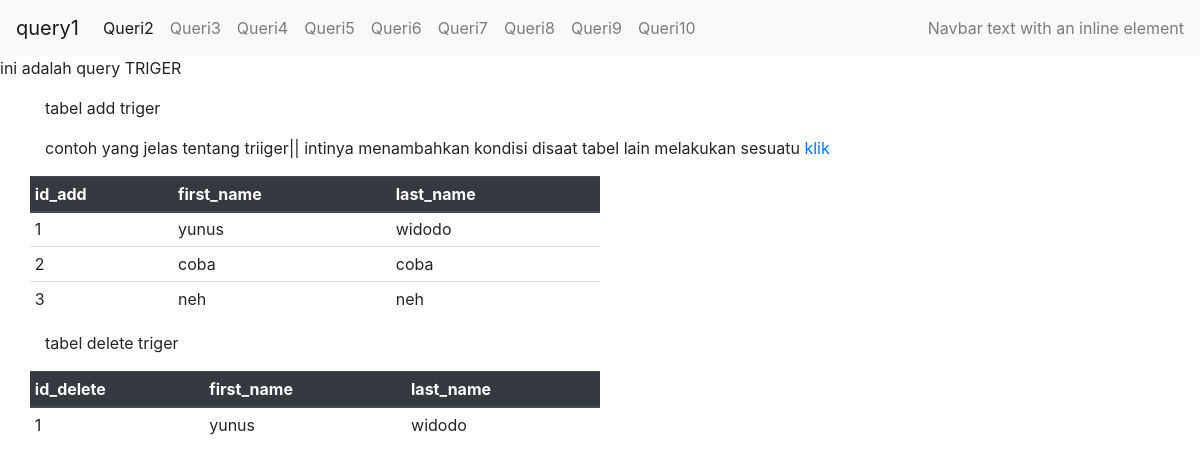
The page /query9.php on the database its author committed.
### tables this page shows
CREATE TABLE `add_triger` (
  `id_add` int(11) NOT NULL,
  `first_name` varchar(40) NOT NULL,
  `last_name` varchar(40) NOT NULL
);

CREATE TABLE `delete_triger` (
  `id_add` int(11) NOT NULL,
  `first_name` varchar(40) NOT NULL,
  `last_name` varchar(40) NOT NULL
);

### query9.php (the view, shortened to what this page needs)
<!DOCTYPE html>
<html lang="en">
<head>
</head>
<body>
    <P>ini adalah query TRIGER</P>
    <div class="container">
        <p>tabel add triger</p>
        <p>contoh yang jelas tentang triiger|| intinya menambahkan kondisi disaat tabel lain melakukan sesuatu <a href="https://www.youtube.com/watch?v=L5RpqspNAuc&t=229s">klik</a></p>
        <div class="row">
            <table class="table table-sm col-sm-6">
                <thead class="thead-dark">
                    <tr>
                        <th scope="col">id_add</th>
                        <th scope="col">first_name</th>
                        <th scope="col">last_name</th>
                    </tr>
                </thead>
                <tbody>
                    <?php
                    include 'koneksi.php';
                    $data = mysqli_query($koneksi, "SELECT * FROM add_triger ");
                    while ($d = mysqli_fetch_array($data)) {
                    ?>
                        <tr>
                            <td><?php echo $d['id_add']; ?></td>
                            <td><?php echo $d['first_name']; ?></td>
                            <td><?php echo $d['last_name']; ?></td>
                        </tr>
                    <?php
                    }
                    ?>
            </table>
            <div class="container">
                <p>tabel delete triger</p>
                <div class="row">
                    <table class="table table-sm col-sm-6">
                        <thead class="thead-dark">
                            <tr>
                                <th scope="col">id_delete</th>
                                <th scope="col">first_name</th>
                                <th scope="col">last_name</th>
                            </tr>
                        </thead>
                        <tbody>
                            <?php
                            include 'koneksi.php';
                            $data = mysqli_query($koneksi, "SELECT * FROM delete_triger ");
                            while ($d = mysqli_fetch_array($data)) {
                            ?>
                                <tr>
                                    <td><?php echo $d['id_add']; ?></td>
                                    <td><?php echo $d['first_name']; ?></td>
                                    <td><?php echo $d['last_name']; ?></td>
                                </tr>
                            <?php
                            }
                            ?>
                    </table>
                </div>
                <br>
            </div>
</body>
</html>

### rows shown on the page
add_triger: id_add "1", first_name "yunus", last_name "widodo"
add_triger: id_add "2", first_name "coba", last_name "coba"
add_triger: id_add "3", first_name "neh", last_name "neh"
delete_triger: id_add "1", first_name "yunus", last_name "widodo"
